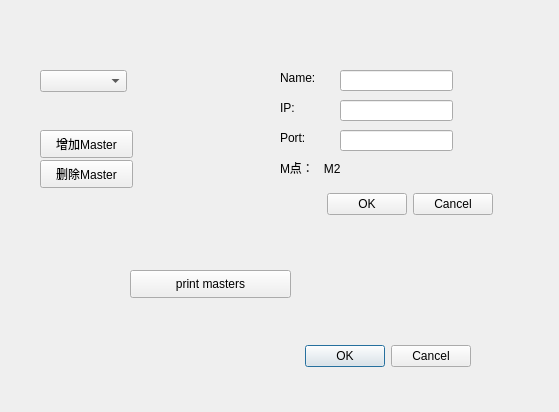
<?xml version="1.0" encoding="UTF-8"?>
<ui version="4.0">
 <class>Dialog</class>
 <widget class="QDialog" name="Dialog">
  <property name="geometry">
   <rect>
    <x>0</x>
    <y>0</y>
    <width>559</width>
    <height>412</height>
   </rect>
  </property>
  <property name="windowTitle">
   <string>Dialog</string>
  </property>
  <widget class="QPushButton" name="btnDelMaster">
   <property name="geometry">
    <rect>
     <x>40</x>
     <y>160</y>
     <width>93</width>
     <height>28</height>
    </rect>
   </property>
   <property name="text">
    <string>删除Master</string>
   </property>
  </widget>
  <widget class="QComboBox" name="comboBox_masters">
   <property name="geometry">
    <rect>
     <x>40</x>
     <y>70</y>
     <width>87</width>
     <height>22</height>
    </rect>
   </property>
  </widget>
  <widget class="QDialogButtonBox" name="buttonBox">
   <property name="geometry">
    <rect>
     <x>130</x>
     <y>340</y>
     <width>341</width>
     <height>32</height>
    </rect>
   </property>
   <property name="orientation">
    <enum>Qt::Horizontal</enum>
   </property>
   <property name="standardButtons">
    <set>QDialogButtonBox::Cancel|QDialogButtonBox::Ok</set>
   </property>
  </widget>
  <widget class="QPushButton" name="btnAddMaster">
   <property name="geometry">
    <rect>
     <x>40</x>
     <y>130</y>
     <width>93</width>
     <height>28</height>
    </rect>
   </property>
   <property name="text">
    <string>增加Master</string>
   </property>
  </widget>
  <widget class="QPushButton" name="btnPrint">
   <property name="geometry">
    <rect>
     <x>130</x>
     <y>270</y>
     <width>161</width>
     <height>28</height>
    </rect>
   </property>
   <property name="text">
    <string>print masters</string>
   </property>
  </widget>
  <widget class="QWidget" name="widget_addMaster" native="true">
   <property name="geometry">
    <rect>
     <x>230</x>
     <y>40</y>
     <width>291</width>
     <height>201</height>
    </rect>
   </property>
   <widget class="QLineEdit" name="lineEdit_IP">
    <property name="geometry">
     <rect>
      <x>110</x>
      <y>60</y>
      <width>113</width>
      <height>21</height>
     </rect>
    </property>
   </widget>
   <widget class="QLineEdit" name="lineEdit_Port">
    <property name="geometry">
     <rect>
      <x>110</x>
      <y>90</y>
      <width>113</width>
      <height>21</height>
     </rect>
    </property>
   </widget>
   <widget class="QLabel" name="label_9">
    <property name="geometry">
     <rect>
      <x>50</x>
      <y>60</y>
      <width>41</width>
      <height>16</height>
     </rect>
    </property>
    <property name="text">
     <string>IP:</string>
    </property>
   </widget>
   <widget class="QLabel" name="label_10">
    <property name="geometry">
     <rect>
      <x>50</x>
      <y>90</y>
      <width>41</width>
      <height>16</height>
     </rect>
    </property>
    <property name="text">
     <string>Port:</string>
    </property>
   </widget>
   <widget class="QDialogButtonBox" name="buttonBox_2">
    <property name="geometry">
     <rect>
      <x>70</x>
      <y>150</y>
      <width>193</width>
      <height>28</height>
     </rect>
    </property>
    <property name="standardButtons">
     <set>QDialogButtonBox::Cancel|QDialogButtonBox::Ok</set>
    </property>
   </widget>
   <widget class="QLabel" name="label_11">
    <property name="geometry">
     <rect>
      <x>50</x>
      <y>30</y>
      <width>41</width>
      <height>16</height>
     </rect>
    </property>
    <property name="text">
     <string>Name:</string>
    </property>
   </widget>
   <widget class="QLineEdit" name="lineEdit_Name">
    <property name="geometry">
     <rect>
      <x>110</x>
      <y>30</y>
      <width>113</width>
      <height>21</height>
     </rect>
    </property>
   </widget>
   <widget class="QLabel" name="label_12">
    <property name="geometry">
     <rect>
      <x>50</x>
      <y>120</y>
      <width>141</width>
      <height>16</height>
     </rect>
    </property>
    <property name="text">
     <string>M点：   M2</string>
    </property>
   </widget>
  </widget>
 </widget>
 <resources/>
 <connections/>
</ui>
